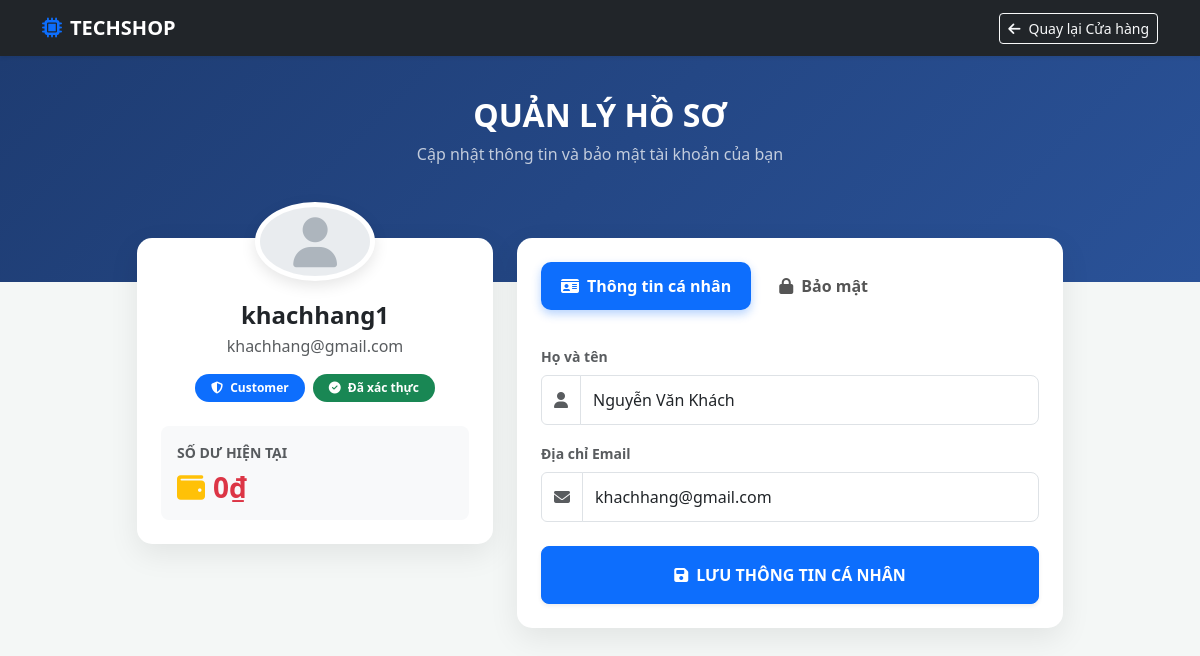
The app's page /profile (signed in), older data.
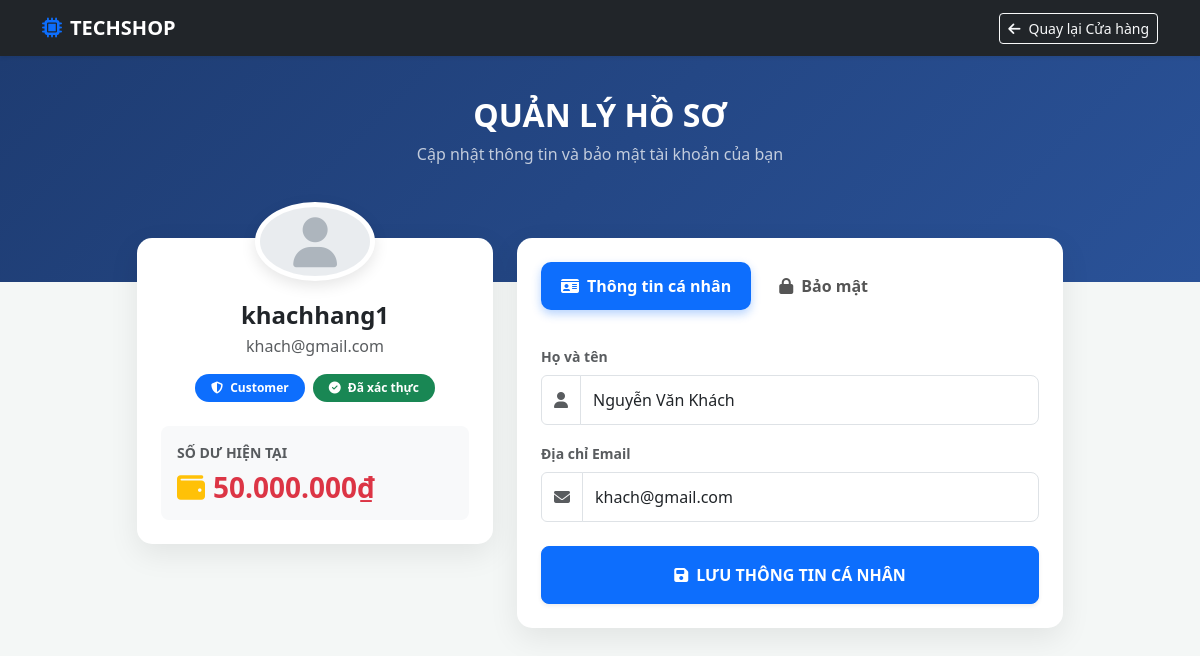
The same page, newer data.
### tables this page shows
CREATE TABLE users (
        id INTEGER PRIMARY KEY AUTOINCREMENT, 
        username TEXT UNIQUE, password TEXT, role TEXT, 
        full_name TEXT, email TEXT, balance INTEGER DEFAULT 0, 
        is_locked INTEGER DEFAULT 0);

### app.py (the view, shortened to what this page needs)
@app.route('/profile', methods=['GET', 'POST'])
def profile():
    if not session.get('loggedin'): return redirect(url_for('login'))
    conn = get_db_connection()
    user = conn.execute("SELECT * FROM users WHERE id=?", (session['user_id'],)).fetchone()
    conn.close()
    return render_template('profile.html', user_info=user, username=session['username'])

### app.py (called while the page is built)
def get_db_connection():
    conn = sqlite3.connect('database.db')
    conn.row_factory = sqlite3.Row
    return conn

@app.before_request
def check_user_status():
    if request.endpoint in ['login', 'register', 'static', 'logout'] or not session.get('loggedin'):
        return
    conn = get_db_connection()
    user = conn.execute("SELECT is_locked FROM users WHERE id = ?", (session['user_id'],)).fetchone()
    conn.close()
    if not user or user['is_locked'] == 1:
        session.clear()
        return redirect(url_for('login', error='Tài khoản của bạn đã bị Admin khóa hoặc xóa!'))

### templates/profile.html (shortened to what this page needs)
<!DOCTYPE html>
<html lang="vi">
<head>
    <link href="https://cdn.jsdelivr.net/npm/bootstrap@5.3.0/dist/css/bootstrap.min.css" rel="stylesheet">
    <link rel="stylesheet" href="https://cdnjs.cloudflare.com/ajax/libs/font-awesome/6.4.0/css/all.min.css">
</head>
<body>
    <nav class="navbar navbar-dark bg-dark sticky-top shadow-sm">
        <div class="container">
            <a class="navbar-brand fw-bold" href="/dashboard"><i class="fas fa-microchip me-2 text-primary"></i>TECHSHOP</a>
            <a href="/dashboard" class="btn btn-outline-light btn-sm"><i class="fas fa-arrow-left me-2"></i>Quay lại Cửa hàng</a>
        </div>
    </nav>
    <div class="profile-header text-center">
        <h2 class="fw-bold">QUẢN LÝ HỒ SƠ</h2>
        <p class="text-light opacity-75">Cập nhật thông tin và bảo mật tài khoản của bạn</p>
    </div>
    <div class="container pb-5">
        <div class="row justify-content-center">
            <div class="col-lg-4 mb-4">
                <div class="card profile-card text-center p-4 h-100">
                    <div class="avatar-circle">
                        <i class="fas fa-user"></i>
                    </div>
                    <h4 class="fw-bold mb-1">{{ user_info.username }}</h4>
                    <p class="text-muted mb-3">{{ user_info.email }}</p>
                    <div class="d-flex justify-content-center gap-2 mb-4">
                        <span class="badge bg-primary px-3 py-2 rounded-pill"><i class="fas fa-shield-alt me-1"></i> {{ user_info.role }}</span>
                        <span class="badge bg-success px-3 py-2 rounded-pill"><i class="fas fa-check-circle me-1"></i> Đã xác thực</span>
                    </div>
                    <div class="bg-light rounded-3 p-3 text-start">
                        <p class="mb-2 text-muted small fw-bold">SỐ DƯ HIỆN TẠI</p>
                        <h3 class="text-danger fw-bold mb-0"><i class="fas fa-wallet me-2 text-warning"></i>{{ "{:,.0f}".format(user_info.balance).replace(',', '.') }}₫</h3>
                    </div>
                </div>
            </div>
            <div class="col-lg-6">
                <div class="card profile-card p-4">
                    <ul class="nav nav-pills mb-4" id="pills-tab" role="tablist">
                        <li class="nav-item" role="presentation">
                            <button class="nav-link active w-100" data-bs-toggle="pill" data-bs-target="#info-tab">
                                <i class="fas fa-id-card me-2"></i>Thông tin cá nhân
                            </button>
                        </li>
                        <li class="nav-item ms-2" role="presentation">
                            <button class="nav-link w-100" data-bs-toggle="pill" data-bs-target="#security-tab">
                                <i class="fas fa-lock me-2"></i>Bảo mật
                            </button>
                        </li>
                    </ul>
                    <div class="tab-content" id="pills-tabContent">
                        <div class="tab-pane fade show active" id="info-tab">
                            <form action="/profile" method="POST">
                                <div class="mb-3">
                                    <label class="form-label fw-bold text-muted small">Họ và tên</label>
                                    <div class="input-group">
                                        <span class="input-group-text bg-white"><i class="fas fa-user text-muted"></i></span>
                                        <input type="text" name="full_name" class="form-control" value="{{ user_info.full_name }}" placeholder="Nhập họ tên đầy đủ">
                                    </div>
                                </div>
                                <div class="mb-4">
                                    <label class="form-label fw-bold text-muted small">Địa chỉ Email</label>
                                    <div class="input-group">
                                        <span class="input-group-text bg-white"><i class="fas fa-envelope text-muted"></i></span>
                                        <input type="email" name="email" class="form-control" value="{{ user_info.email }}" placeholder="example@techshop.local">
                                    </div>
                                </div>
                                <button type="submit" class="btn btn-primary w-100 py-3 fw-bold rounded-3 shadow-sm">
                                    <i class="fas fa-save me-2"></i>LƯU THÔNG TIN CÁ NHÂN
                                </button>
                            </form>
                        </div>
                    </div>
                </div>
            </div>
        </div>
    </div>
</body>
</html>

### templates/profile.html (style rules this page uses)
body { background-color: #f4f7f6; font-family: 'Segoe UI', Tahoma, Geneva, Verdana, sans-serif; }
.profile-header { background: linear-gradient(135deg, #1e3c72 0%, #2a5298 100%); color: white; padding: 40px 0 100px 0; }
.profile-card { border: none; border-radius: 15px; box-shadow: 0 10px 30px rgba(0,0,0,0.08); margin-top: -60px; background: white; }
.avatar-circle { width: 120px; height: 120px; background: #e9ecef; border-radius: 50%; display: flex; align-items: center; justify-content: center; font-size: 50px; color: #adb5bd; border: 5px solid white; box-shadow: 0 5px 15px rgba(0,0,0,0.1); margin: -60px auto 20px auto; }
.nav-pills .nav-link { color: #555; border-radius: 10px; font-weight: 600; padding: 12px 20px; margin-bottom: 10px; }
.nav-pills .nav-link.active { background-color: #0d6efd; color: white; box-shadow: 0 4px 10px rgba(13, 110, 253, 0.3); }
.form-control { border-radius: 8px; padding: 12px; border: 1px solid #dee2e6; }

Row changes from the older to the newer data that the page shows:
changed users "khachhang1": email "khachhang@gmail.com" → "khach@gmail.com"; balance "0" → "50.000.000"
